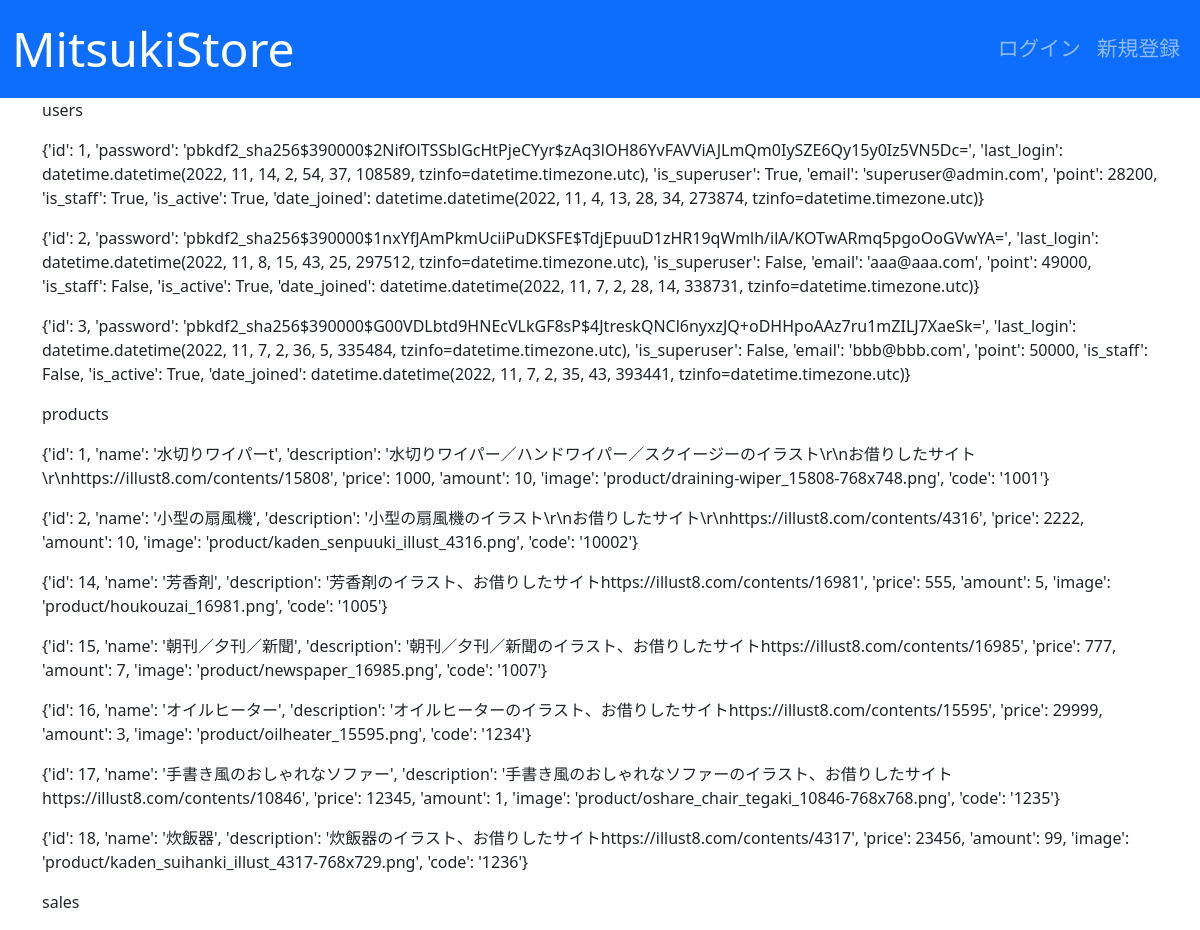
Page /test_index/ on the earlier database version.
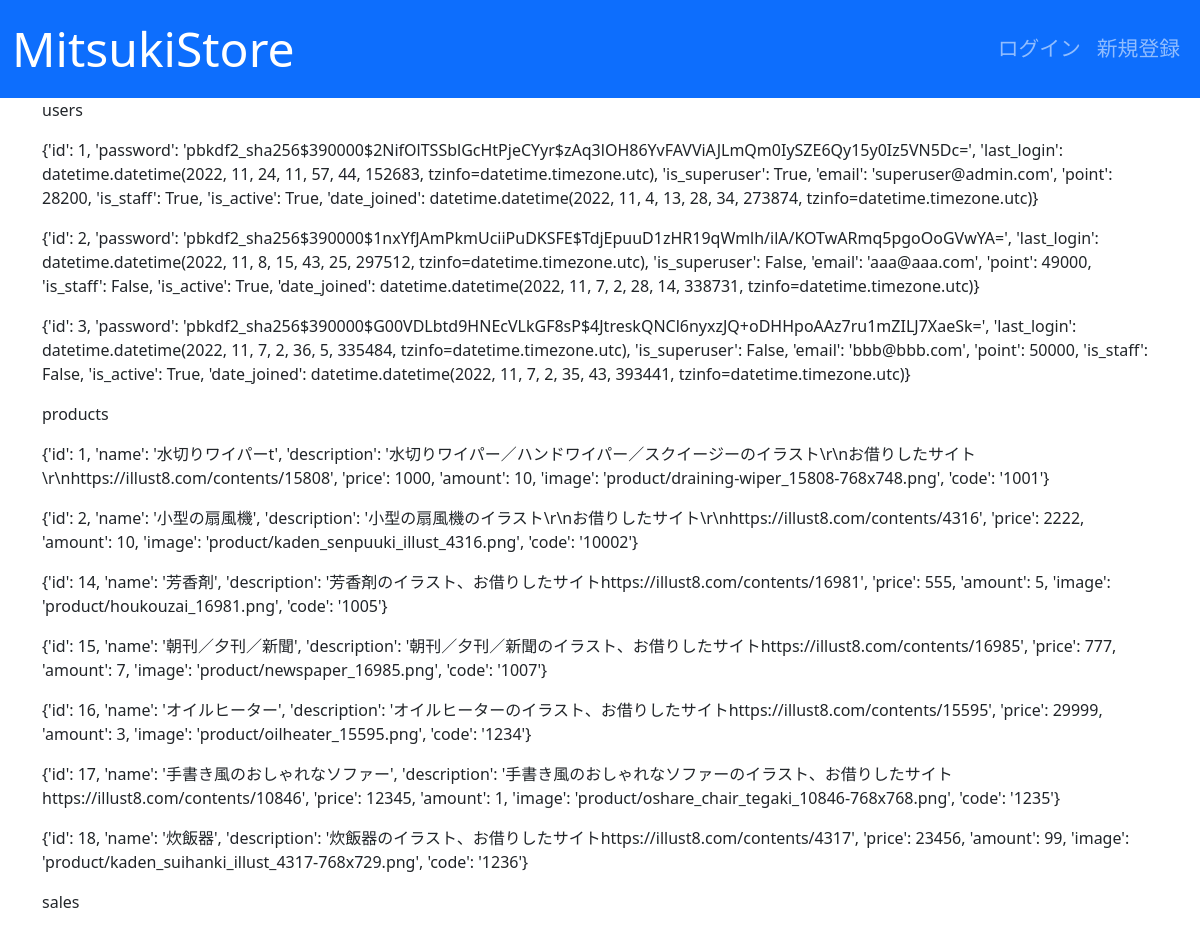
Same page on the later database version.
### users/models.py (models this page shows)
class User(AbstractBaseUser, PermissionsMixin):
    initial_point = 50000
    email = models.EmailField("メールアドレス", unique=True)
    point = models.PositiveIntegerField(default=initial_point)
    is_staff = models.BooleanField("is_staff", default=False)
    is_active = models.BooleanField("is_active", default=True)
    date_joined = models.DateTimeField("date_joined", default=timezone.now)
    objects = UserManager()
    USERNAME_FIELD = "email"
    EMAIL_FIELD = "email"
    REQUIRED_FIELDS = []
    class Meta:
        verbose_name = "user"
        verbose_name_plural = "users"

### main/views.py (the view)
# urls.py: path('test_index/', views.test_index, name='test_index'),
def test_index(request):
    users = User.objects.all().values()
    products = Product.objects.all().values()
    sales = Sale.objects.all().values()
    context = {
        'users': users,
        'products': products,
        'sales': sales,
    }
    return render(request, template_name='main/test_index.html',
                  context=context)

### main/templates/main/test_index.html (shortened to what this page needs)
{% extends 'base.html' %}
{% block content %}
<p>users</p>
{% for user in users %}
<p>{{ user }}</p>
{% endfor %}
<p>products</p>
{% for product in products %}
<p>{{ product }}</p>
{% endfor %}
<p>sales</p>
{% endblock content %}

Differences in the rows shown:
changed User (number 1 of 3 on the later page): user "…'pbkdf2_sha256$390000$2NifOlTSSblGcHtPjeCYyr$zAq3lOH86YvFAVViAJLmQm0IySZE6Qy15y0Iz5VN5Dc=', 'last_login': datetime.datetime(2022, 11, 14, 2, 54, 37, 108589, tzinfo=datetime.timezone.utc), 'is_superuser': True, 'email':…" → "…'pbkdf2_sha256$390000$2NifOlTSSblGcHtPjeCYyr$zAq3lOH86YvFAVViAJLmQm0IySZE6Qy15y0Iz5VN5Dc=', 'last_login': datetime.datetime(2022, 11, 24, 11, 57, 44, 152683, tzinfo=datetime.timezone.utc), 'is_superuser': True, 'email':…"
